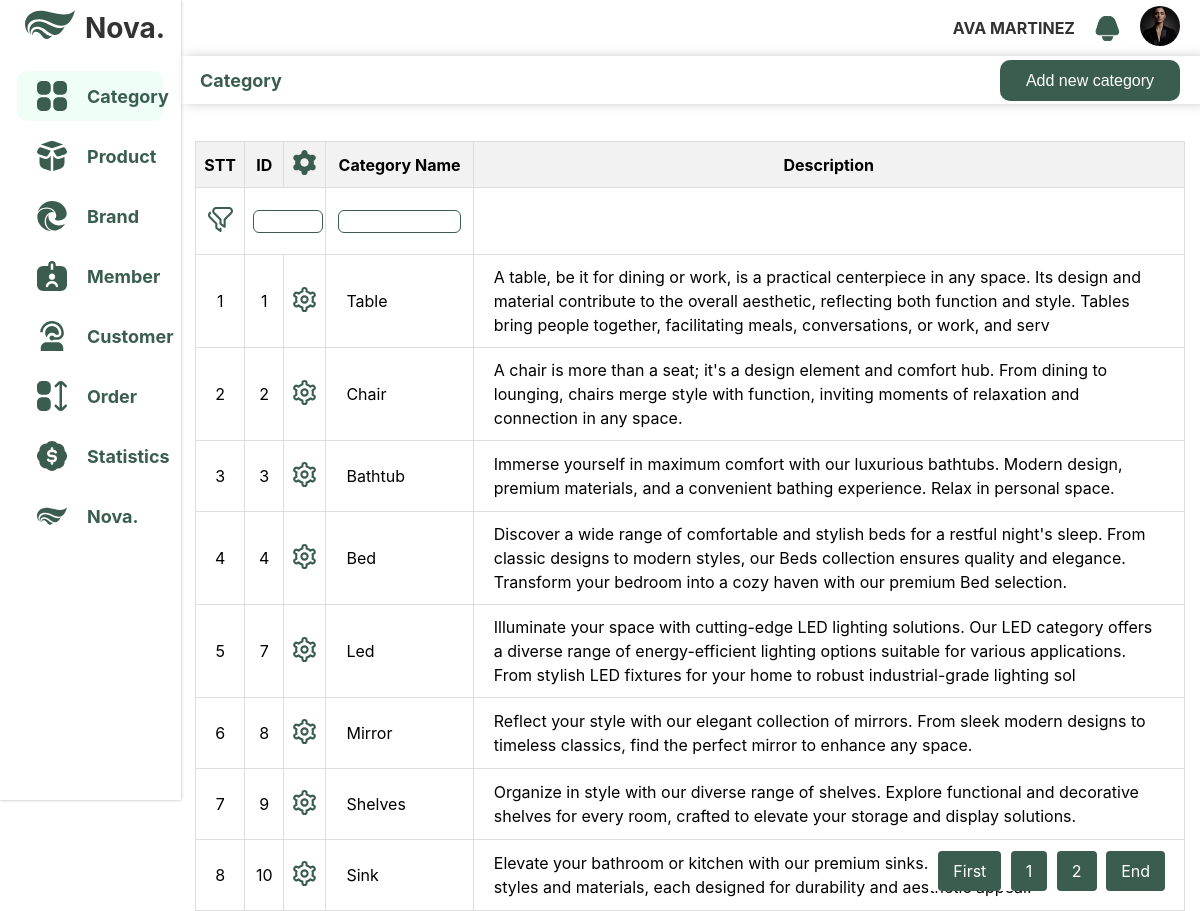
The page /ADMIN/index.php?pid=1 (signed in) on the database its author committed.
### tables this page shows
CREATE TABLE `information` (
  `id` int(11) NOT NULL,
  `username` varchar(255) DEFAULT NULL,
  `full_name` varchar(255) DEFAULT NULL,
  `date_of_birth` date DEFAULT NULL,
  `email` varchar(50) DEFAULT NULL,
  `gender` int(11) DEFAULT NULL,
  `phone_number` varchar(50) DEFAULT NULL,
  `avatar` varchar(255) DEFAULT NULL,
  `role` varchar(255) NOT NULL
);

CREATE TABLE `categories` (
  `id` int(11) NOT NULL,
  `parent_category_id` int(11) DEFAULT NULL,
  `category_name` varchar(50) DEFAULT NULL,
  `description` varchar(255) DEFAULT NULL
);

### ADMIN/component/searching/category-detail.php (the view)
<?php
if ($result->num_rows > 0) {
    $stt = $offset + 1;
    while ($row = $result->fetch_assoc()) {
        $id = $row["id"];
        echo "<tr>";
        echo "<td style='width:4%; text-align: center;'>" . $stt . "</td>";
        echo "<td style='width:4%; text-align: center;'>" . $row["id"] . "</td>";
        echo "<td class='hover-cell'; style='width:4%; cursor: pointer; text-align: center;' onmouseover='showButtons(this)' onmouseout='hideButtons(this)'>
                <img style='width: 25px' src='../PUBLIC-PAGE/images/settingth.svg'>
                    <div class='action-buttons'>
                        <a href='../ADMIN/index.php?pid=1&update&id=$id'><button class='edit-button'>Update</button></a>
                        <br>
                        <a href='../ADMIN/component/delete/category.php?id=$id'><button class='delete-button'>Delete</button></a>
                    </div>
              </td>";
        echo "<td style='width: 15%; padding: 10px 20px 10px 20px'>" . $row["category_name"] . "</td>";
        echo "<td style='width: 73%; padding: 10px 20px 10px 20px; line-height: 1.5;'>" . $row["description"] . "</td>";
        echo "</tr>";
        $stt++;
    }
    echo "</table>";
    $totalItems = mysqli_fetch_assoc($conn->query("SELECT COUNT(*) as total FROM categories"))['total'];
    $totalPages = ceil($totalItems / $itemsPerPage);
    echo "<div class='pagination'>";
    echo "<a href='index.php?pid=1&page=1'>First</a> ";
    $startPage = max(1, $page - 1);
    $endPage = min($totalPages, $page + 1);
    for ($i = $startPage; $i <= $endPage; $i++) {
        echo "<a href='index.php?pid=1&page=$i'";
        if ($i == $page) {
            echo " class='current'";
        }
        echo ">$i</a> ";
    }
    echo "<a href='index.php?pid=1&page=$totalPages'>End</a>";
    echo "</div>";
} else {
    echo "0 results";
}

### ADMIN/index.php (shortened to what this page needs)
<!DOCTYPE html>
<html lang="en">
<head>
</head>
<body>
    <div class="container-main">
        <?php
        include "component/side-bar.php";
        ?>
        <div id="right-side">
            <?php
            include "component/header.php";
            include "component/title.php";
            ?>
            <div class="display-info">
                <div class="data">
                    <?php
                    if (isset($_SESSION["username_admin"])) {
                        if (isset($_GET['pid'])) {
                            $id = $_GET['pid'];
                            if ($id == '1' && isset($_GET['add-new'])) {
                                include("component/form/category.php");
                            } else if ($id == '2' && isset($_GET['add-new'])) {
                                include("component/form/product.php");
                            } else if ($id == '3' && isset($_GET['add-new'])) {
                                include("component/form/brand.php");
                            } else if ($id == '4' && isset($_GET['add-new'])) {
                                include("component/form/member.php");
                            } else if ($id == '1' && isset($_GET['update'])) {
                                include("component/modal-update/category.php");
                            } else if ($id == '2' && isset($_GET['update'])) {
                                include("component/modal-update/product.php");
                            } else if ($id == '3' && isset($_GET['update'])) {
                                include("component/modal-update/brand.php");
                            } else if ($id == '5' && isset($_GET['update'])) {
                                include("component/modal-update/customer.php");
                            } else {
                                switch ($id) {
                                    case '1':
                                        include("component/category.php");
                                        break;
                                }
                            }
                        }
                    } else {
                        header("location: login.php");
                        exit();
                    }
                    ?>
                </div>
            </div>
        </div>
    </div>
</body>
</html>

### ADMIN/component/side-bar.php (shortened to what this page needs)
<?php
function getMenuImage($pid)
{
    $menuImages = array(
        1 => 'category.svg',
        2 => 'product.svg',
        3 => 'brand.svg',
        4 => 'member.svg',
        5 => 'customer.svg',
        6 => 'order.svg',
        7 => 'statistics.svg',
    );
    return $menuImages[$pid];
}
function getMenuText($pid)
{
    $menuTexts = array(
        1 => 'Category',
        2 => 'Product',
        3 => 'Brand',
        4 => 'Member',
        5 => 'Customer',
        6 => 'Order',
        7 => 'Statistics',
    );
    return $menuTexts[$pid];
}
?>
<?php
$current_page = isset($_GET['pid']) ? $_GET['pid'] : 0;
$page_colors = array(
    1 => '#EFFFF5',
    2 => '#EFFFF5',
    3 => '#EFFFF5',
    4 => '#EFFFF5',
    5 => '#EFFFF5',
    6 => '#EFFFF5',
    7 => '#EFFFF5',
);
$background_color = array_key_exists($current_page, $page_colors) ? $page_colors[$current_page] : '#EFFFF5';
?>
<div id="side-bar">
    <div class="logo-brand" onclick="toggleSidebar()">
        <div class="logo">
            <a href="#">
                <img src="../PUBLIC-PAGE/images/logo-black.svg" alt="">
            </a>
        </div>
        <a id="brand-letter" style="opacity: 0.8;">Nova<span>.</span></a>
    </div>
    <div class="menu-bar">
        <?php for ($i = 1; $i <= 7; $i++) : ?>
            <div onclick="window.location.href='index.php?pid=<?php echo $i; ?>';" style="background-color: <?php echo ($current_page == $i) ? $background_color : 'transparent'; ?>" class="menu-link">
                <a href="index.php?pid=<?php echo $i; ?>" class="menu-content">
                    <img src="../PUBLIC-PAGE/images/<?php echo getMenuImage($i); ?>" alt="" class="image-menu">
                    <span class="text-menu"><?php echo getMenuText($i); ?></span>
                </a>
            </div>
        <?php endfor; ?>
        <div onclick="window.location.href='index.php?pid=0';" style="background-color: <?php echo ($current_page === 0) ? $background_color : 'transparent'; ?>" class="menu-link">
            <a href="index.php?pid=0" class="menu-content">
                <img src="../PUBLIC-PAGE/images/logo-black.svg" alt="" class="image-menu">
                <span class="text-menu">Nova.</span>
            </a>
        </div>
    </div>
</div>

### ADMIN/component/header.php (shortened to what this page needs)
<?php
$conn = new mysqli('localhost', 'root', '', 'shopping_online');
$username = $_SESSION["username_admin"];
$sqlInformation = "SELECT * FROM information WHERE username = '$username' ";
$resultInformation = $conn->query($sqlInformation);
if ($resultInformation->num_rows > 0) {
    $row = $resultInformation->fetch_assoc();
    $full_name = $row["full_name"];
    $avatar = $row["avatar"];
}
?>
<div class="header">
    <span><?php echo $full_name ?></span>
    <img class="bell" src="../PUBLIC-PAGE/images/bell.svg" alt="">
    <a href="index.php?pid=8">
    <img class="avatar" src="../PUBLIC-PAGE/images/<?php echo $avatar ?>" alt="">
    </a>
</div>

### ADMIN/component/title.php (shortened to what this page needs)
<div class="title-section">
    <?php
    $nameCategory = '';
    if (isset($_GET['pid'])) {
        $id = $_GET['pid'];
        switch ($id) {
            case '1':
                $nameCategory = 'Category';
                break;
        }
    }
    echo $nameCategory;
    ?>
    <?php
    if (isset($_GET['pid']) && in_array($_GET['pid'], [1, 2, 3, 4])) {
        include "component/add-new.php";
    } else if (isset($_GET["pid"]) && in_array($_GET["pid"], [6])) {
        include "component/filter-order.php";
    }
    ?>
</div>

### ADMIN/component/add-new.php (shortened to what this page needs)
<?php
$typeOfAdding = '';
$idButton = '';
if (isset($_GET['pid'])) {
    $id = $_GET['pid'];
    switch ($id) {
        case '1':
            $typeOfAdding = 'Add new category';
            $idButton = 'categoryButton';
            break;
    }
}
?>
<a class="button-add" id="<?php echo $idButton; ?>" href="../ADMIN/index.php?pid=<?php echo $id; ?>&add-new" onclick="handleButtonClick('<?php echo $id; ?>')">
    <button style="background-color: #3b5d50; border: none; font-size: 16px; color: white;">
        <?php echo $typeOfAdding; ?>
    </button>
</a>

### ADMIN/component/category.php (shortened to what this page needs)
<div class="category">
    <table class="category-data-table">
        <tr>
            <th style="text-align: center;">STT</th>
            <th style="text-align: center">ID</th>
            <th style="text-align: center">
                <img style="width: 25px" src="../PUBLIC-PAGE/images/settingtr.svg">
            </th>
            <th style="text-align: center">Category Name</th>
            <th style="text-align: center">Description</th>
        </tr>
        <tr>
            <td style="text-align: center">
                <img type="image" style="width: 25px" src="../PUBLIC-PAGE/images/filter.svg">
            </td>
            <td style="text-align: center" colspan="2">
                <form action="index.php?pid=1&categoryId=0" method="post">
                    <input name="searchByIdCategory" type="text" id="searchByIdCategory">
                </form>
            </td>
            <td style="text-align: center">
                <form action="index.php?pid=1&categoryId=0" method="post">
                    <input name="searchByNameCategory" type="text" id="searchByNameCategory">
                </form>
            </td>
        </tr>
        <?php
        $conn = new mysqli('localhost', 'root', '', 'shopping_online');
        $itemsPerPage = 8;
        $page = isset($_GET['page']) ? $_GET['page'] : 1;
        $offset = ($page - 1) * $itemsPerPage;
        $sql = "SELECT id, parent_category_id, category_name, description FROM categories LIMIT $offset, $itemsPerPage";
        $result = $conn->query($sql);
        if (isset($_GET['categoryId'])) {
            $categoryId = $_GET['categoryId'];
            if ($categoryId == '0') {
                include "searching/category-searching.php";
            } else {
                include "searching/category-detail.php";
            }
        } else {
            include "searching/category-detail.php";
        }
        ?>
</div>

### ADMIN/component/side-bar.php (style rules this page uses)
#side-bar { width: 15%; border-right: 1px solid transparent; box-shadow: 0 0 3px 0px rgba(0, 0, 0, 0.3); overflow: hidden; z-index: 1; position: fixed; height: 100vh; }
.menu-bar { display: flex; flex-direction: column; justify-content: center; align-items: center; margin-top: 10px; }
.menu-bar div { font-size: 16px; font-weight: bold; width: 70%; margin: 5px 0; padding: 10px; border-radius: 10px; display: flex; align-items: center; cursor: pointer; }
.menu-bar div a { display: flex; align-items: center; }
.menu-bar div a { text-decoration: none; color: #3b5d50; font-size: 18px; margin-left: 10px; }
.menu-bar div a img { width: 30px; height: 30px; margin-right: 20px; }
.logo-brand { height: 7%; display: flex; justify-content: center; align-items: center; cursor: pointer; }
.logo-brand img { width: 50px; }
.logo-brand a { text-decoration: none; color: #000000; font-size: 28px; font-weight: bold; margin-left: 10px; }

### ADMIN/component/header.php (style rules this page uses)
.avatar { width: 40px; height: 40px; border-radius: 40px; }
.header { display: flex; justify-content: end; align-items: center; height: 7vh; }
.header img { margin-right: 20px; }
.header span { margin-right: 20px; font-size: 16px; font-weight: bold; opacity: 0.8; text-transform: uppercase; }
.bell { width: 25px; }

### ADMIN/component/title.php (style rules this page uses)
.title-section { height: 6vh; font-size: 18px; font-weight: bold; display: flex; align-items: center; justify-content: space-between; padding-left: 20px; color: #3b5d50; box-shadow: 5px 0 10px rgba(0, 0, 0, 0.2); flex: 1; }
.title-section .button-add { background-color: #3b5d50; padding: 10px 20px; border: none; border-radius: 10px; color: white; font-size: 16px; margin-right: 20px; cursor: pointer; }

### ADMIN/component/category.php (style rules this page uses)
.category { width: 100%; margin-top: 20px; }
.category-data-table { border-collapse: collapse; width: 100%; border: 1px solid #ddd; }
.category-data-table th, .category-data-table td { border: 1px solid #ddd; padding: 8px; text-align: left; }
.category-data-table td { height: 50px; }
.category-data-table tr td input { width: 80%; height: 60%; padding: 3px 8px; border: #3b5d50 1px solid; border-radius: 6px; }
.category-data-table th { background-color: #f2f2f2; }
.pagination { position: fixed; bottom: 20px; right: 20px; background-color: #fff; padding: 10px; }
.pagination a { padding: 8px; text-decoration: none; color: #000; background-color: #f2f2f2; margin-right: 5px; border: none; border-radius: 4px; background-color: #3b5d50; padding: 10px 15px; color: white; }

### ADMIN/index.php (style rules this page uses)
body { margin: 0; font-family: "Inter", sans-serif; }
.container-main { display: flex; width: 100%; height: 100vh; }
#right-side { width: 85%; position: absolute; top: 0; right: 0; }
.display-info { height: 87vh; display: flex; justify-content: center; align-items: center; }
.data { width: 97%; height: 95%; }

### rows shown on the page
information: full_name "AVA MARTINEZ", avatar (picture)
categories: id "1", category_name "Table", description "A table, be it for dining or work, is a practical centerpiece in any space. Its design and material contribute to the overall aesthetic, reflecting both function and style. Tables bring people together, facilitating meals, conversations, or work, and serv"
categories: id "2", category_name "Chair", description "A chair is more than a seat; it's a design element and comfort hub. From dining to lounging, chairs merge style with function, inviting moments of relaxation and connection in any space."
categories: id "3", category_name "Bathtub", description "Immerse yourself in maximum comfort with our luxurious bathtubs. Modern design, premium materials, and a convenient bathing experience. Relax in personal space."
categories: id "4", category_name "Bed", description "Discover a wide range of comfortable and stylish beds for a restful night's sleep. From classic designs to modern styles, our Beds collection ensures quality and elegance. Transform your bedroom into a cozy haven with our premium Bed selection."
categories: id "7", category_name "Led", description "Illuminate your space with cutting-edge LED lighting solutions. Our LED category offers a diverse range of energy-efficient lighting options suitable for various applications. From stylish LED fixtures for your home to robust industrial-grade lighting sol"
categories: id "8", category_name "Mirror", description "Reflect your style with our elegant collection of mirrors. From sleek modern designs to timeless classics, find the perfect mirror to enhance any space."
categories: id "9", category_name "Shelves", description "Organize in style with our diverse range of shelves. Explore functional and decorative shelves for every room, crafted to elevate your storage and display solutions."
categories: id "10", category_name "Sink", description "Elevate your bathroom or kitchen with our premium sinks. Choose from a variety of styles and materials, each designed for durability and aesthetic appeal."

### other values the page prints
getMenuText($i) "Category"
getMenuText($i) "Product"
getMenuText($i) "Brand"
getMenuText($i) "Member"
getMenuText($i) "Customer"
getMenuText($i) "Order"
getMenuText($i) "Statistics"
$nameCategory "Category"
$typeOfAdding "Add new category"
